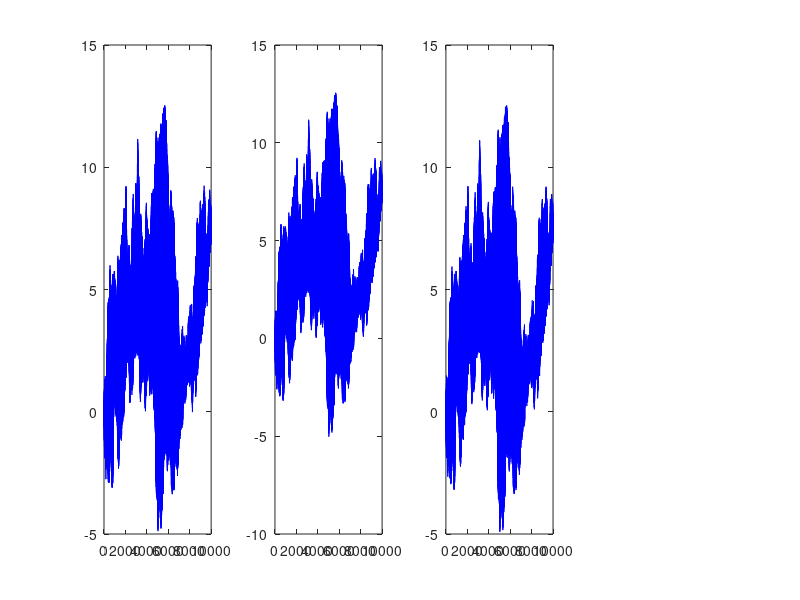

MATLAB code for this plot:
%% generate Autoregressive

clear all; clc;

%% configuration 1

N = 1e4;
M = 6;

% I = interaction matrix
I = zeros(M,M);

% I(i,j) significa che i causa j con intensità I(i,j) 

I(1,1) = 0.95;
I(2,2) = 0;
I(3,3) = 0.99;
I(4,4) = 0.98;
I(5,5) = 0;
I(6,6) = 0.81;

I(2,1) = -0.4;
I(3,2) = 0.4;

I(5,6) = 0.4;
I(6,5) = 0.4;


%% configuration 2

N = 1e4;
M = 3;

% I = interaction matrix
I = zeros(M,M);

% I(i,j) significa che i causa j con intensità I(i,j) 

I(1,1) = 0;
I(2,2) = 0;
I(3,3) = 0;

%% configuration 3

N = 1e4;
M = 3;

% I = interaction matrix
I = zeros(M,M);

% I(i,j) significa che i causa j con intensità I(i,j) 



%% configuration 4

N = 1e4;
M = 3;

% I = interaction matrix
I = zeros(M,M);

% I(i,j) significa che i causa j con intensità I(i,j) 


I(2,1) = 1;
I(3,2) = 1;


%% configuration 5

N = 1e4;
M = 3;

% I = interaction matrix
I = zeros(M,M);

% I(i,j) significa che i causa j con intensità I(i,j) 

I(2,1) = 1;
I(3,1) = 1;


%% configuration 6

N = 1e4;
M = 3;

% I = interaction matrix
I = zeros(M,M);

% I(i,j) significa che i causa j con intensità I(i,j) 

I(1,2) = 1;
I(2,1) = 1;

%% configuration 7

N = 1e4;
M = 3;

% I = interaction matrix
I = zeros(M,M);

% I(i,j) significa che i causa j con intensità I(i,j) 

I(1,3) = 1;
I(2,1) = 1;
I(3,2) = 1;


%% initialisation

X = randn(M,N)*0.1;

Xlabel = "x"+(1:M)';

t = 1:N;

%% simulation

for i = 2 : N

    X(:,i) = sum(I.*X(:,i-1),1)' + randn(M,1)*0.1; % sum(X,1) somma le colonne del vettore X

end

%% plot

figure(1)
clf
for i = 1 : M
    subplot(floor(M/2),floor(M/floor(M/2))+1,i)
    plot(X(i,:),'b')
end


%% SAVE
save('Autoregressive_v1.mat');